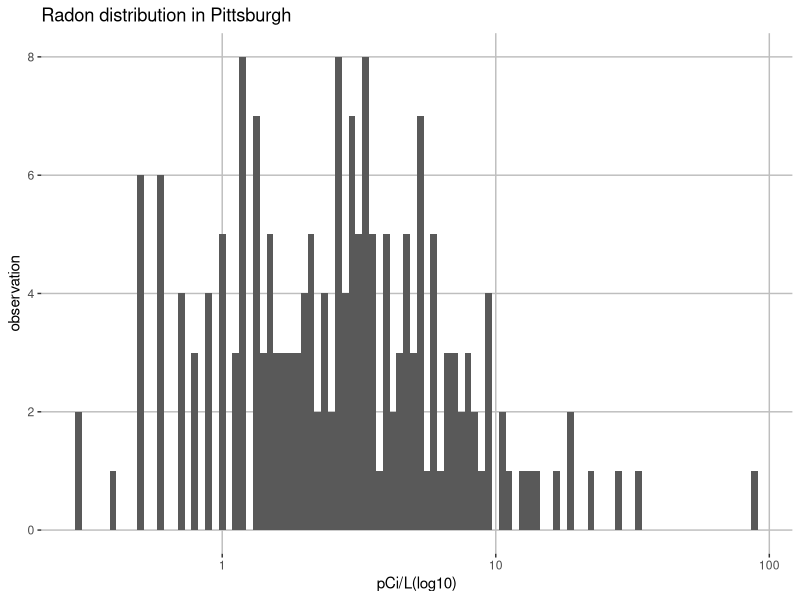
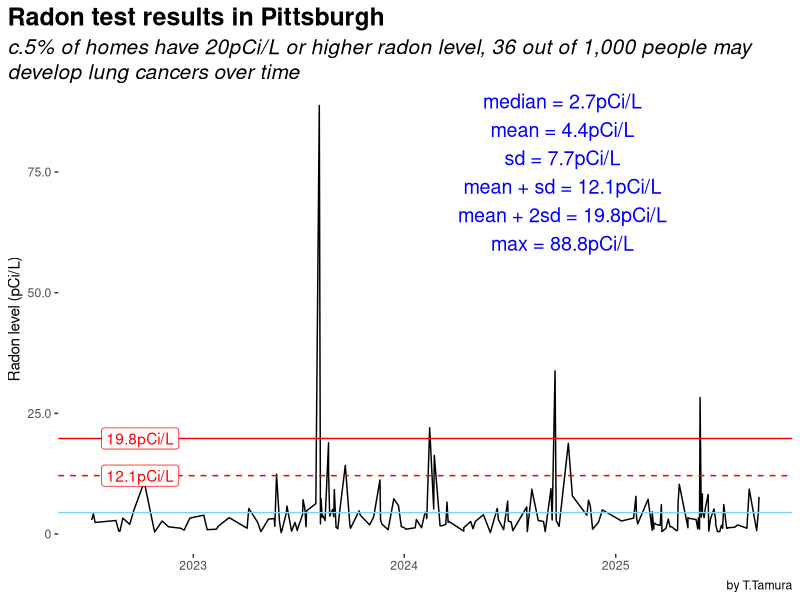

These figures' R source, in order:
library(tidyverse)
library(glue)
library(ggtext)

setwd("/Users/takayukitamura/Documents/R_Computing/rad_pa")

crm_data <- read_csv("crm_2025-09-10.csv")

table <- crm_data %>% 
  summarise(n = length(value), min = min(value), mean = mean(value), median = median(value),sd = sd(value), 
            "mean + sd" = mean+sd, "mean+2sd" = mean + sd*2, max = max(value))
  
mean <- table$mean
median <- table$median
sd <- round(table$sd, 1)
"mean+sd" <- table$`mean + sd`
z1 <- round(table$`mean + sd`, 1)
z2 <- round(table$`mean+2sd`, 1)
max <- table$max

crm_data %>% 
  ggplot(aes(x = value)) +
  geom_histogram(bins =100) +
  scale_x_log10() +
  labs(title = "Radon distribution in Pittsburgh",
       x = "pCi/L(log10)",
       y = "observation") +
  theme(
    axis.text.x = element_text(),
    panel.background = element_blank(),
    panel.grid.major = element_line(colour = "gray")
    
  )
  

crm_data %>% 
  ggplot(aes(x = date, y = value)) +
  geom_line() +
  geom_hline(yintercept = table$mean, color = "skyblue") +
  geom_hline(yintercept = z1, color = "red", linetype = "dashed") +
  geom_hline(yintercept = z2, color = "red") +
  annotate(geom = "text",
           x = as.Date("2024-10-01"),
           y = 75,
           label = glue("median = {median}pCi/L\nmean = {round(mean,1)}pCi/L\nsd = {sd}pCi/L\nmean + sd = {z1}pCi/L\nmean + 2sd = {z2}pCi/L\nmax = {max}pCi/L"),
           size = 5, color = "blue") +
  annotate(geom = "label",
           x = as.Date("2022-10-01"),
           y = (c(z1, z2)),
           label = c(glue("{z1}pCi/L"), 
                     glue("{z2}pCi/L")), color = "red") +
  scale_y_continuous(breaks = seq(0, 100, 25),
                     labels = c("0", "25.0", "50.0", "75.0", "100.0")) +
  labs(title = "Radon test results in Pittsburgh",
       subtitle = "c.5% of homes have 20pCi/L or higher radon level, 36 out of 1,000 people may develop lung cancers over time",
       y = "Radon level (pCi/L)",
       x = NULL,
       caption = "by T.Tamura") +
  theme(
    panel.background = element_blank(),
    plot.title.position = "plot",
    plot.title = element_text(size = 18, face = "bold"),
    plot.subtitle = element_textbox_simple(size = 15, face = "italic")
  )
  
